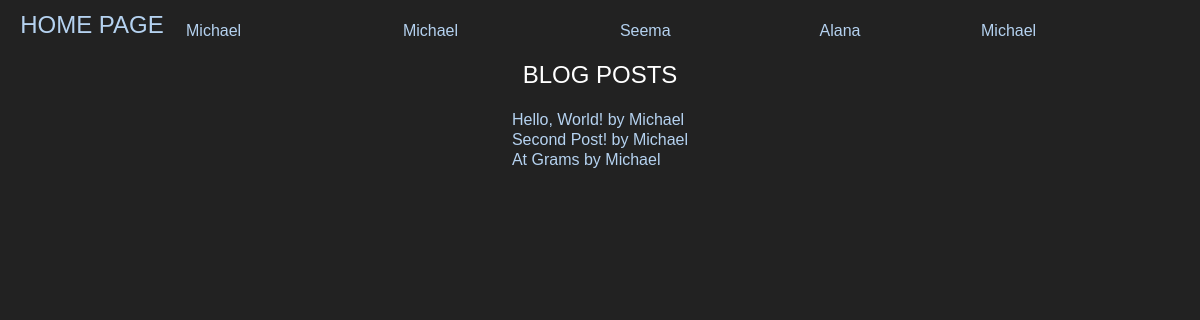
Screenshot of /blog/ (signed in) with the database file from the repository.
### blog/models.py (models this page shows, shortened)
class Post(models.Model):
    title = models.CharField(max_length=255)
    message = models.TextField()
    date = models.DateTimeField(auto_now_add=True)
    author = models.ForeignKey(User, on_delete=models.CASCADE, related_name='author')
    replies = models.ManyToOneRel
    class Meta:
        ordering = ['date']

### blog/views.py (the view)
# urls.py: path("", views.index, name="index")
def index(request):
    return render(request, "blog/index.html", {
        "posts": Post.objects.all()
    })

### blog/templates/blog/index.html
{% extends "home/layout.html" %}
{% block body %}
    <div align="middle">
         <h1>Blog Posts</h1>
        <table>
             {% for post in posts %}
            <tr>
                <td><a href = "{{ post.id }}">{{ post.title }} by {{ post.author }} </a></td>
            </tr>
        {% endfor %}
        </table>
    </div>
{% endblock %}

### home/templates/home/layout.html (shortened to what this page needs)
<!DOCTYPE html>
<html lang="en">
    <head>
        {% load static %}
        {% load static %}
        <link rel="stylesheet"  href="{% static 'home/' %}stylesheet.css" media="screen"/>
    </head>
    <body >
    <table  width="100%" height="60" border="0">
        <tbody>
            <tr>
                <td  align="center" valign="bottom" id="home" width="180" ><h1><a href="/">Home Page</a></h1></td>
                <td>
                    <table class="megamenu" height="57" width="100%" border="0">
                        <tbody>
                            <tr>
                                <td id="blog"><a  href="/blog">Michael</a></td>
                                <td id="michael"><a  href="/michael">Michael</a></td>
                                <td id="seema"><a href="/seema">Seema</a> </td>
                                <td id="alana"><a href="/alana">Alana</a> </td>
                                <td id="users"><a href="/users">
                                    {% if request.user.username == "" %}
                                        <a href="/users/login">Login</a>
                                    {% else %}
                                         <a href="/users">{{ request.user }}</a>
                                    {% endif%}</a></td>
                            </tr>
                        </tbody>
                    </table>
                </td>
            </tr>
        </tbody>
    </table>
        {% block body %}
        {% endblock %}
    </body>
</html>

### home/static/home/stylesheet.css (style rules this page uses)
a:link { text-decoration: none ; }
* { margin:0;padding:0 }
html, body { height:100% }
body { background:#222;font-family:Arial, Helvetica, sans-serif;font-size:100%;line-height:1.125em;color:#fff }
a { color:#b5d2f0;outline:none }
h1, h2 { line-height:1.2em;color:#fff;text-transform:uppercase;font-weight:normal;margin-bottom:19px }
h1 { font-size:24px }

### rows the page displays
Post: title "Hello, World!", author "Michael"
Post: title "Second Post!", author "Michael"
Post: title "At Grams", author "Michael"

### other values shown
{{ request.user }} "Michael"
